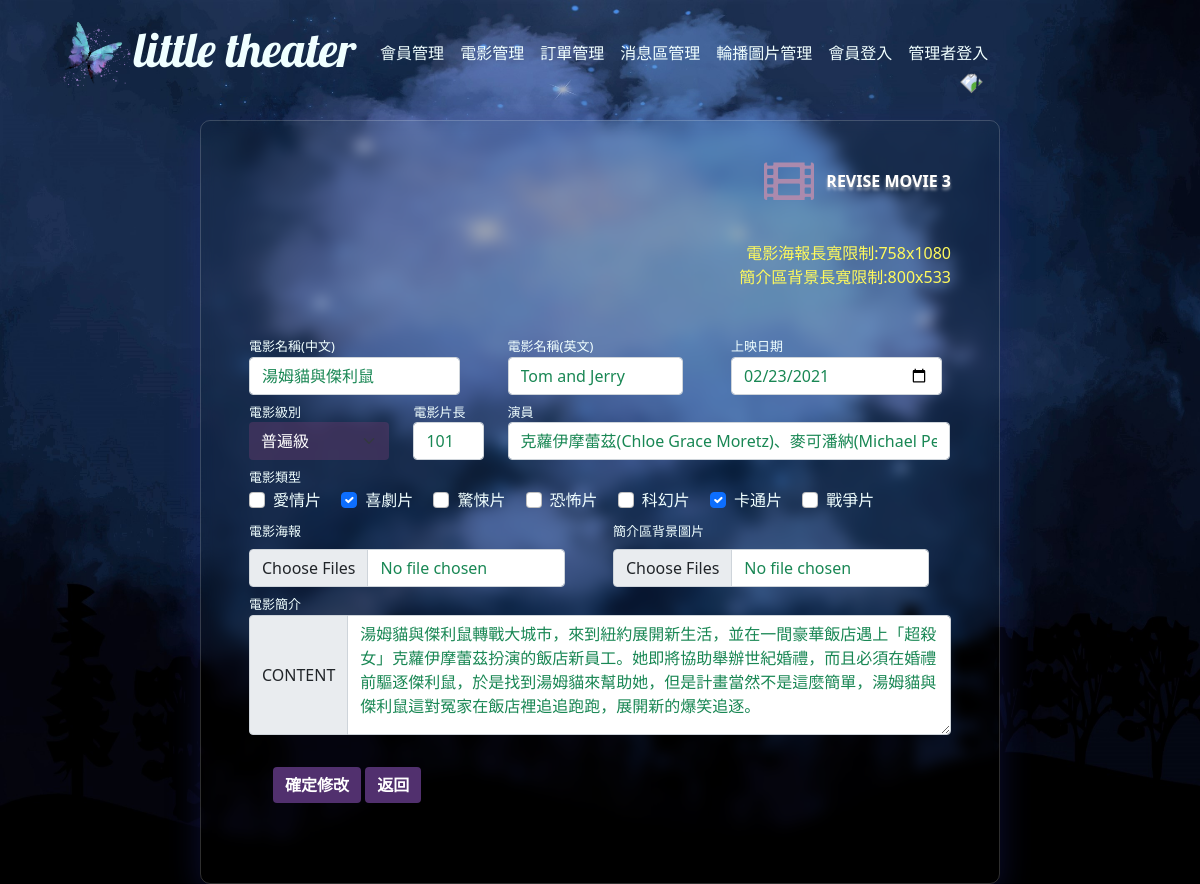
Page /backend.php?do=reviseMov&id=3 on the earlier database version.
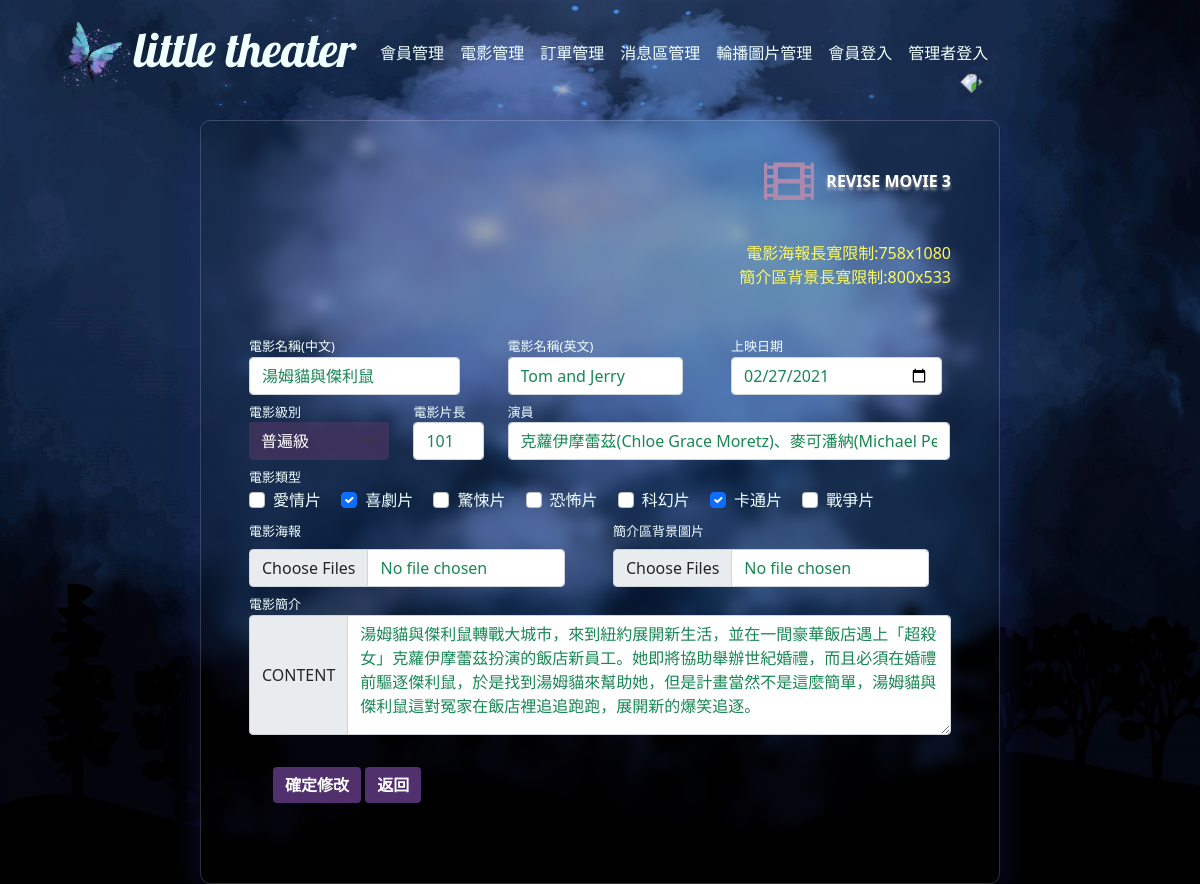
Same page on the later database version.
### tables this page shows
CREATE TABLE `theater_movie` (
  `id` int(11) UNSIGNED NOT NULL,
  `name_c` text NOT NULL,
  `name_e` text NOT NULL,
  `length` text NOT NULL,
  `level` text NOT NULL,
  `type` text NOT NULL,
  `ondate` date NOT NULL,
  `actor` text NOT NULL,
  `poster` text NOT NULL,
  `background` text NOT NULL,
  `trailer` text NOT NULL,
  `intro` text NOT NULL,
  `sh` int(1) UNSIGNED NOT NULL,
  `rank` int(11) UNSIGNED NOT NULL,
  `heart` int(11) UNSIGNED NOT NULL
);

### base.php (called while the page is built, shortened)
<?php
$type=[
    1=>'愛情片',
    2=>'喜劇片',
    3=>'驚悚片',
    4=>'恐怖片',
    5=>'科幻片',
    6=>'卡通片',
    7=>'戰爭片'
];
$Movie=new DB("theater_movie");
Class DB{
    private $dsn="mysql:host=localhost;charset=utf8;dbname=theater";
    private $pdo="";
    private $table="";
    function __construct($table){
        $this->table=$table;
        $this->pdo=new PDO($this->dsn,"root","");
    }
    function find($arr){
        $sql="select * from $this->table ";
        if(is_array($arr)){
            foreach($arr as $k=>$v){
                $tmp[]=sprintf("`%s`='%s'",$k,$v);
            }
            $sql.=" where ".implode(" && ",$tmp);
        }else{
            $sql.=" where `id`='$arr'";
        }
        return $this->pdo->query($sql)->fetch(PDO::FETCH_ASSOC);
    }
}

### back/reviseMov.php (the view, shortened to what the changed rows need)
<?php
$m=$Movie->find($_GET['id']);
?>
<form action="api/saveMov.php" method="post" enctype="multipart/form-data">
    <div id="addMovie" class="p-5">
    <img src="icon/54897831.png">
    <div class="mb-5" style="color: white;text-align:right;background-color: #666666;-webkit-background-clip:text;text-shadow: rgb(255 255 255 / 50%) 0px 3px 3px;font-weight: bolder;">REVISE MOVIE <?=$m['id']?></div>
    <i class="fas fa-film"></i>
    <div style="color:#fffa5c;text-align:right">電影海報長寬限制:758x1080</div>
    <div style="color:#fffa5c;text-align:right" class="mb-5">簡介區背景長寬限制:800x533</div>
<div style="display:flex;flex-wrap:wrap">
    <div class="me-5" style="text-align:left;font-size:small;width:30%">電影名稱(中文)</div>
    <div class="me-5" style="text-align:left;font-size:small;width:25%">電影名稱(英文)</div>
    <div style="text-align:left;font-size:small;width:30%">上映日期</div>
    <input class="form-control mb-2 me-5" type="text" name="name_c" style="width:30%" value="<?=$m['name_c']?>">
    <input class="form-control mb-2 me-5" type="text" name="name_e" style="width:25%" value="<?=$m['name_e']?>">
    <input class="form-control mb-2" type="date" name="ondate" style="width:30%" value="<?=$m['ondate']?>">
    <div class="me-4" style="text-align:left;font-size:small;width:20%">電影級別</div>
    <div class="me-4" style="text-align:left;font-size:small;width:10%">電影片長</div>
    <div style="text-align:left;font-size:small;width:63%">演員</div>
<select id="level" name="level" class="form-select mb-2 me-4" style="width:20%">
    <option value="普遍級" <?=($m['level']=='普遍級')?'selected':''?>>普遍級</option>
</select>
<input class="form-control mb-2 me-4" placeholder="min." type="text" name="length" style="width:10%" value="<?=$m['length']?>">
<input class="form-control mb-2" type="text" name="actor" style="width:63%" value="<?=$m['actor']?>">
    <div style="text-align:left;font-size:small;width:100%">電影類型</div>
    <div style="width:100%;text-align:left" class="mb-2">
        <div class="form-check form-check-inline">
            <input class="form-check-input" type="checkbox" id="inlineCheckbox1" name="type[]" value="<?=$type[1]?>" <?=(in_array('愛情片',unserialize($m['type'])))?'checked':''?>>
            <label class="form-check-label" for="inlineCheckbox1">愛情片</label>
        </div>
        <div class="form-check form-check-inline">
            <input class="form-check-input" type="checkbox" id="inlineCheckbox2" name="type[]" value="<?=$type[2]?>" <?=(in_array('喜劇片',unserialize($m['type'])))?'checked':''?>>
            <label class="form-check-label" for="inlineCheckbox2">喜劇片</label>
        </div>
        <div class="form-check form-check-inline">
            <input class="form-check-input" type="checkbox" id="inlineCheckbox3" name="type[]" value="<?=$type[3]?>" <?=(in_array('驚悚片',unserialize($m['type'])))?'checked':''?>>
            <label class="form-check-label" for="inlineCheckbox3">驚悚片</label>
        </div>
        <div class="form-check form-check-inline">
            <input class="form-check-input" type="checkbox" id="inlineCheckbox4" name="type[]" value="<?=$type[4]?>" <?=(in_array('恐怖片',unserialize($m['type'])))?'checked':''?>>
            <label class="form-check-label" for="inlineCheckbox4">恐怖片</label>
        </div>
        <div class="form-check form-check-inline">
            <input class="form-check-input" type="checkbox" id="inlineCheckbox5" name="type[]" value="<?=$type[5]?>" <?=(in_array('科幻片',unserialize($m['type'])))?'checked':''?>>
            <label class="form-check-label" for="inlineCheckbox5">科幻片</label>
        </div>
        <div class="form-check form-check-inline">
            <input class="form-check-input" type="checkbox" id="inlineCheckbox6" name="type[]" value="<?=$type[6]?>" <?=(in_array('卡通片',unserialize($m['type'])))?'checked':''?>>
            <label class="form-check-label" for="inlineCheckbox6">卡通片</label>
        </div>
        <div class="form-check form-check-inline">
            <input class="form-check-input" type="checkbox" id="inlineCheckbox7" name="type[]" value="<?=$type[7]?>" <?=(in_array('戰爭片',unserialize($m['type'])))?'checked':''?>>
            <label class="form-check-label" for="inlineCheckbox7">戰爭片</label>
        </div>
    </div>
    <div style="text-align:left;font-size:small;width:45%" class="me-5">電影海報</div>
    <div style="text-align:left;font-size:small;width:45%">簡介區背景圖片</div>
    <div class="mb-2 me-5" style="width:45%">
        <input class="form-control" type="file" name="poster" multiple>
    </div>
    <div class="mb-2" style="width:45%">
        <input class="form-control" type="file" name="background" multiple>
    </div>
    <div style="text-align:left;font-size:small;width:100%">電影簡介</div>
    <div class="input-group mb-2" style="min-height:120px !important">
        <span class="input-group-text">CONTENT</span>
        <textarea class="form-control" col="30" name="intro" style="min-height:120px !important"><?=$m['intro']?></textarea>
    </div>
    <div class="m-4">
        <input type="submit" class="btn btn-primary mb-2" style="background-color:#51306e;border:none;font-weight:bolder;" value="確定修改">
        <input type="button" onclick="javascript:history.go(-1)" style="background-color:#51306e;border:none;font-weight:bolder;" class="btn btn-primary mb-2" value="返回">
    </div>
</div>
    </div>
</form>

Differences in the rows shown:
changed theater_movie "湯姆貓與傑利鼠": ondate "02/23/2021" → "02/27/2021"
